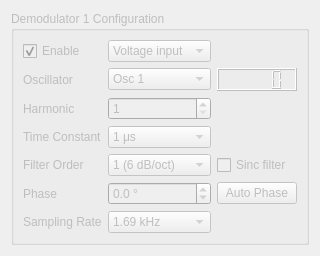
     <widget class="QWidget" name="demod1_tab">
      <attribute name="title">
       <string>Demodulator 1</string>
      </attribute>
      <layout class="QVBoxLayout" name="verticalLayout_demod1">
       <item>
        <widget class="QGroupBox" name="groupBox_demod1_config">
         <property name="enabled">
          <bool>false</bool>
         </property>
         <property name="title">
          <string>Demodulator 1 Configuration</string>
         </property>
         <layout class="QGridLayout" name="gridLayout_demod1">
          <item row="7" column="0">
           <widget class="QLabel" name="label_sampling_rate_1">
            <property name="enabled">
             <bool>false</bool>
            </property>
            <property name="text">
             <string>Sampling Rate</string>
            </property>
           </widget>
          </item>
          <item row="5" column="2">
           <widget class="QPushButton" name="auto_phase_1_pushButton">
            <property name="enabled">
             <bool>false</bool>
            </property>
            <property name="text">
             <string>Auto Phase</string>
            </property>
           </widget>
          </item>
          <item row="5" column="0">
           <widget class="QLabel" name="label_4">
            <property name="enabled">
             <bool>false</bool>
            </property>
            <property name="text">
             <string>Phase</string>
            </property>
           </widget>
          </item>
          <item row="7" column="1">
           <widget class="QComboBox" name="sampling_rate_1_comboBox">
            <property name="enabled">
             <bool>false</bool>
            </property>
            <item>
             <property name="text">
              <string>1.69 kHz</string>
             </property>
            </item>
            <item>
             <property name="text">
              <string>3.39 kHz</string>
             </property>
            </item>
            <item>
             <property name="text">
              <string>6.78 kHz</string>
             </property>
            </item>
            <item>
             <property name="text">
              <string>13.6 kHz</string>
             </property>
            </item>
            <item>
             <property name="text">
              <string>27.1 kHz</string>
             </property>
            </item>
            <item>
             <property name="text">
              <string>54.3 kHz</string>
             </property>
            </item>
            <item>
             <property name="text">
              <string>108.6 kHz</string>
             </property>
            </item>
            <item>
             <property name="text">
              <string>217.1 kHz</string>
             </property>
            </item>
            <item>
             <property name="text">
              <string>434.2 kHz</string>
             </property>
            </item>
            <item>
             <property name="text">
              <string>868.4 kHz</string>
             </property>
            </item>
            <item>
             <property name="text">
              <string>1.74 MHz</string>
             </property>
            </item>
           </widget>
          </item>
          <item row="2" column="1">
           <widget class="QSpinBox" name="harmonic_1_spinBox">
            <property name="enabled">
             <bool>false</bool>
            </property>
            <property name="minimum">
             <number>1</number>
            </property>
            <property name="maximum">
             <number>1023</number>
            </property>
            <property name="value">
             <number>1</number>
            </property>
           </widget>
          </item>
          <item row="5" column="1">
           <widget class="QDoubleSpinBox" name="phase_1_doubleSpinBox">
            <property name="enabled">
             <bool>false</bool>
            </property>
            <property name="suffix">
             <string> °</string>
            </property>
            <property name="decimals">
             <number>1</number>
            </property>
            <property name="minimum">
             <double>-180.000000000000000</double>
            </property>
            <property name="maximum">
             <double>180.000000000000000</double>
            </property>
            <property name="singleStep">
             <double>1.000000000000000</double>
            </property>
           </widget>
          </item>
          <item row="1" column="2">
           <widget class="QLCDNumber" name="lcdNumber">
            <property name="enabled">
             <bool>false</bool>
            </property>
           </widget>
          </item>
          <item row="1" column="1">
           <widget class="QComboBox" name="oscillator_1_comboBox">
            <property name="enabled">
             <bool>false</bool>
            </property>
            <item>
             <property name="text">
              <string>Osc 1</string>
             </property>
            </item>
            <item>
             <property name="text">
              <string>Osc 2</string>
             </property>
            </item>
            <item>
             <property name="text">
              <string>Osc 3</string>
             </property>
            </item>
            <item>
             <property name="text">
              <string>Osc 4</string>
             </property>
            </item>
           </widget>
          </item>
          <item row="1" column="0">
           <widget class="QLabel" name="label_oscillator_1">
            <property name="enabled">
             <bool>false</bool>
            </property>
            <property name="text">
             <string>Oscillator</string>
            </property>
           </widget>
          </item>
          <item row="3" column="1">
           <widget class="QComboBox" name="time_constant_1_comboBox">
            <property name="enabled">
             <bool>false</bool>
            </property>
            <property name="maxVisibleItems">
             <number>20</number>
            </property>
            <item>
             <property name="text">
              <string>1 μs</string>
             </property>
            </item>
            <item>
             <property name="text">
              <string>3 μs</string>
             </property>
            </item>
            <item>
             <property name="text">
              <string>10 μs</string>
             </property>
            </item>
            <item>
             <property name="text">
              <string>30 μs</string>
             </property>
            </item>
            <item>
             <property name="text">
              <string>100 μs</string>
             </property>
            </item>
            <item>
             <property name="text">
              <string>300 μs</string>
             </property>
            </item>
            <item>
             <property name="text">
              <string>1 ms</string>
             </property>
            </item>
            <item>
             <property name="text">
              <string>3 ms</string>
             </property>
            </item>
            <item>
             <property name="text">
              <string>10 ms</string>
             </property>
            </item>
            <item>
             <property name="text">
              <string>30 ms</string>
             </property>
            </item>
            <item>
             <property name="text">
              <string>100 ms</string>
             </property>
            </item>
            <item>
             <property name="text">
              <string>300 ms</string>
             </property>
            </item>
            <item>
             <property name="text">
              <string>1 s</string>
             </property>
            </item>
            <item>
             <property name="text">
              <string>3 s</string>
             </property>
            </item>
            <item>
             <property name="text">
              <string>10 s</string>
             </property>
            </item>
           </widget>
          </item>
          <item row="3" column="0">
           <widget class="QLabel" name="label_time_constant_1">
            <property name="enabled">
             <bool>false</bool>
            </property>
            <property name="text">
             <string>Time Constant</string>
            </property>
           </widget>
          </item>
          <item row="2" column="0">
           <widget class="QLabel" name="label_harmonic_1">
            <property name="enabled">
             <bool>false</bool>
            </property>
            <property name="text">
             <string>Harmonic</string>
            </property>
           </widget>
          </item>
          <item row="4" column="0">
           <widget class="QLabel" name="label_filter_order_1">
            <property name="enabled">
             <bool>false</bool>
            </property>
            <property name="text">
             <string>Filter Order</string>
            </property>
           </widget>
          </item>
          <item row="0" column="1">
           <widget class="QComboBox" name="comboBox_2">
            <property name="enabled">
             <bool>false</bool>
            </property>
            <item>
             <property name="text">
              <string>Voltage input</string>
             </property>
            </item>
            <item>
             <property name="text">
              <string>Current input</string>
             </property>
            </item>
           </widget>
          </item>
          <item row="0" column="0">
           <widget class="QCheckBox" name="enable_1_checkBox">
            <property name="enabled">
             <bool>false</bool>
            </property>
            <property name="text">
             <string>Enable</string>
            </property>
            <property name="checked">
             <bool>true</bool>
            </property>
           </widget>
          </item>
          <item row="4" column="2">
           <widget class="QCheckBox" name="checkBox_2">
            <property name="enabled">
             <bool>false</bool>
            </property>
            <property name="text">
             <string>Sinc filter</string>
            </property>
           </widget>
          </item>
          <item row="4" column="1">
           <widget class="QComboBox" name="filter_order_1_comboBox">
            <property name="enabled">
             <bool>false</bool>
            </property>
            <item>
             <property name="text">
              <string>1 (6 dB/oct)</string>
             </property>
            </item>
            <item>
             <property name="text">
              <string>2 (12 dB/oct)</string>
             </property>
            </item>
            <item>
             <property name="text">
              <string>3 (18 dB/oct)</string>
             </property>
            </item>
            <item>
             <property name="text">
              <string>4 (24 dB/oct)</string>
             </property>
            </item>
            <item>
             <property name="text">
              <string>5 (30 dB/oct)</string>
             </property>
            </item>
            <item>
             <property name="text">
              <string>6 (36 dB/oct)</string>
             </property>
            </item>
            <item>
             <property name="text">
              <string>7 (42 dB/oct)</string>
             </property>
            </item>
            <item>
             <property name="text">
              <string>8 (48 dB/oct)</string>
             </property>
            </item>
           </widget>
          </item>
         </layout>
        </widget>
       </item>
      </layout>
     </widget>
